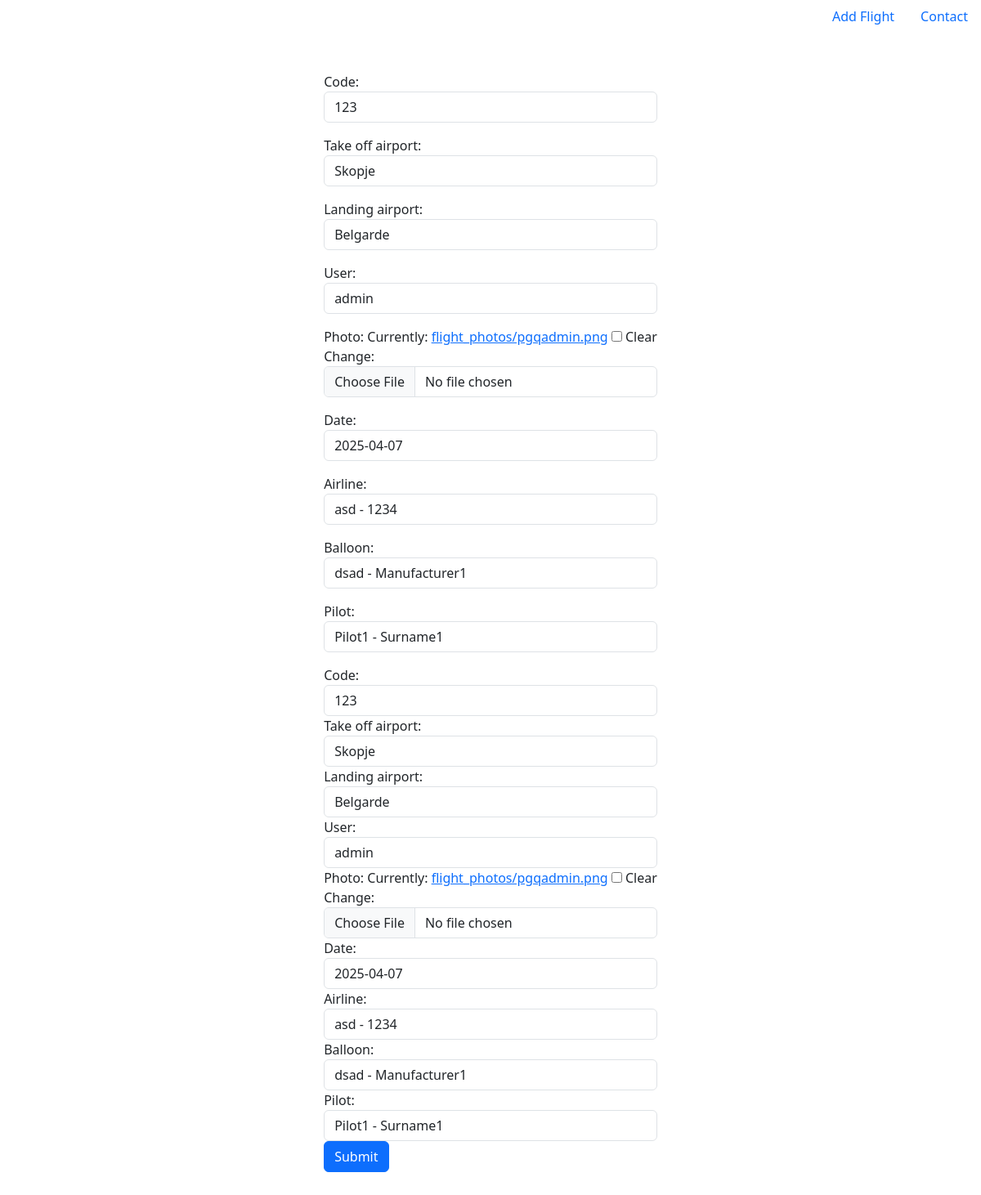
The page /edit-flight/6 on the database its author committed.
### flight2/models.py (models this page shows, shortened)
class Flight_2(models.Model):
    code = models.CharField(max_length=100, unique=True)
    take_off_airport = models.CharField(max_length=100)
    landing_airport = models.CharField(max_length=100)
    user = models.ForeignKey(User, on_delete=models.CASCADE)
    photo = models.ImageField(upload_to="flight_photos/", null=True, blank=True)
    date = models.DateField()
    airline = models.ForeignKey(Airline, on_delete=models.CASCADE)
    balloon = models.ForeignKey(Balloon, on_delete=models.CASCADE)
    pilot = models.ForeignKey(Pilot, on_delete=models.CASCADE)

### flight2/views.py (the view)
# urls.py: path("edit-flight/<flight_id>", FlightAppViews.edit_flight, name="edit_flight"),
def edit_flight(request, flight_id):
    flight = get_object_or_404(Flight_2, pk=flight_id)
    if request.method == 'POST':
        form = FlightForm(request.POST, request.FILES, instance=flight)
        if form.is_valid():
            form.save()
            return redirect('flight_index')
    form = FlightForm(instance=flight)
    return render(request, "edit_flight.html", context={'form': form})

### flight2/forms.py
class FlightForm(forms.ModelForm):
    def __init__(self, *args, **kwargs):    #nema da pomine bez ovie args
        super(FlightForm, self).__init__(*args, **kwargs)
        for field_name, field in self.fields.items():
            if not isinstance(field.widget, forms.CheckboxInput):
                field.widget.attrs['class'] = 'form-control'
    class Meta:
        model = Flight_2
        fields = '__all__'

### flight2/models.py (called while the page is built)
    def __str__(self):
        return f"{self.name} - {self.surname}"

    def __str__(self):
        return f"{self.name} - {self.manufacturer}"

    def __str__(self):
        return f"{self.name} - {self.year_founded}"

### flight2/templates/edit_flight.html (shortened to what this page needs)
<!DOCTYPE html>
<html lang="en">
<head>
    <link href="https://cdn.jsdelivr.net/npm/bootstrap@5.3.5/dist/css/bootstrap.min.css" rel="stylesheet"
>
</head>
<body>
<ul class="nav justify-content-end">
    <li class="nav-item">
        <a class="nav-link active" aria-current="page" href="/add-flight">Add Flight</a>
    </li>
    <li class="nav-item">
        <a class="nav-link active" aria-current="page" href="/contact">Contact</a>
    </li>
</ul>
<div class="m-5 d-flex justify-content-center">
    <form method="post" action="{% url 'add_flight_view' %}" enctype="multipart/form-data">
        {{ form.as_p }}
        {{ form }}
        <button class="btn btn-primary" type="submit">Submit</button>
    </form>
</div>
</body>
</html>

### rows shown on the page
Flight_2: code "123", take_off_airport "Skopje", landing_airport "Belgarde", user "admin", date "2025-04-07", airline "asd - 1234", balloon "dsad - Manufacturer1", pilot "Pilot1 - Surname1"
